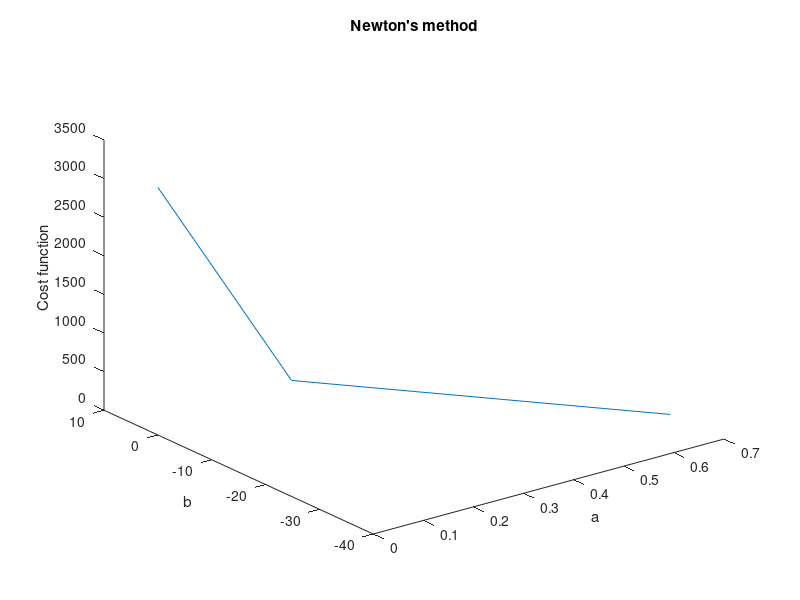

Write the MATLAB code that produced this figure.
data = load("heightweight.txt");
[n, m] = size(data);
H = data(:,1);
W = data(:,2);
X = [H, ones(n,1)];
t = 1
lim = 1000
wo = [0; 0];
w = [rand;rand];

d = -(X' * W);
obj = W - X*wo;
points = [wo(1); wo(2); norm(obj)];

for i = 1:lim
    dold = d;
    d = inv(X' * X) * X' * (X*w - W);
%     t = ((w - wo)' * (d - dold)) / ((norm(d - dold))^2);
    wo = w;
    w = w - t * d;
    
    nobj = W - X*w;
    diff = nobj - obj;
    obj = nobj;
    
    newpoint = [wo(1); wo(2); norm(obj)];
    points = [points newpoint];
    
    if norm(diff) < 1e-8
        break
    end
end

plot3(points(1,:), points(2,:), points(3,:));
title('Newton''s method')
xlabel('a')
ylabel('b')
zlabel('Cost function')

% scatter(H, W)
% hold on
% plot(H, X*w)
% title('Newton''s Method')
% xlabel('Height')
% ylabel('Weight')
